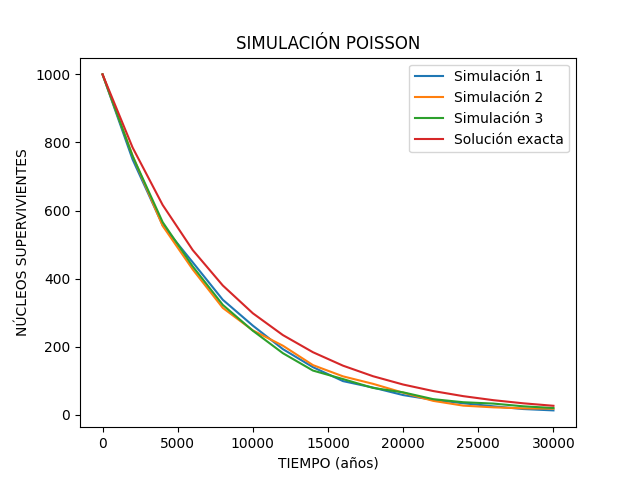

Recreate this plot in Python.
import matplotlib.pyplot as plt
import numpy as np

#### CONSTANTES FÍSICAS 
## Vamos a trabajar en años
T12 = 5730.0
Lambda = np.log(2)/T12

n0 = 10**3 #número de núcleos a tiempo 0

t = 30000 #tiempo que vamos a simular
dt =2000  #intervalo de tiempo
u = int(t/dt) #número de intervalos

N=n0 #número de núcleos supervivientes
D = 0 #número de núcleos desintegrados

p = Lambda*dt

def simulacion():
    tiempos = []
    supervivientes = []
    N=n0

    for i in range(u + 1):
        tiempos.append(i*dt)
        supervivientes.append(N)

        D = 0
        D = np.random.poisson(N*p)
        N -= D

    return tiempos, supervivientes        

# Ejecutar 3 simulaciones
tiempos, N1 = simulacion()
_, N2 = simulacion()
_, N3 = simulacion()

# Guardar todo junto
datos = np.column_stack((tiempos, N1, N2, N3))
np.savetxt("simulaciones/poisson.txt", datos)

tiempos = np.array(tiempos) #para graficar la solución exacta

# Graficar
plt.title("SIMULACIÓN POISSON")
plt.plot(tiempos, N1, label="Simulación 1")
plt.plot(tiempos, N2, label="Simulación 2")
plt.plot(tiempos, N3, label="Simulación 3")
plt.plot(tiempos, n0*np.exp(-Lambda*tiempos), label="Solución exacta")
plt.xlabel("TIEMPO (años)")
plt.ylabel("NÚCLEOS SUPERVIVIENTES")
plt.legend()
plt.savefig("simulaciones/poisson.png")
plt.show()
